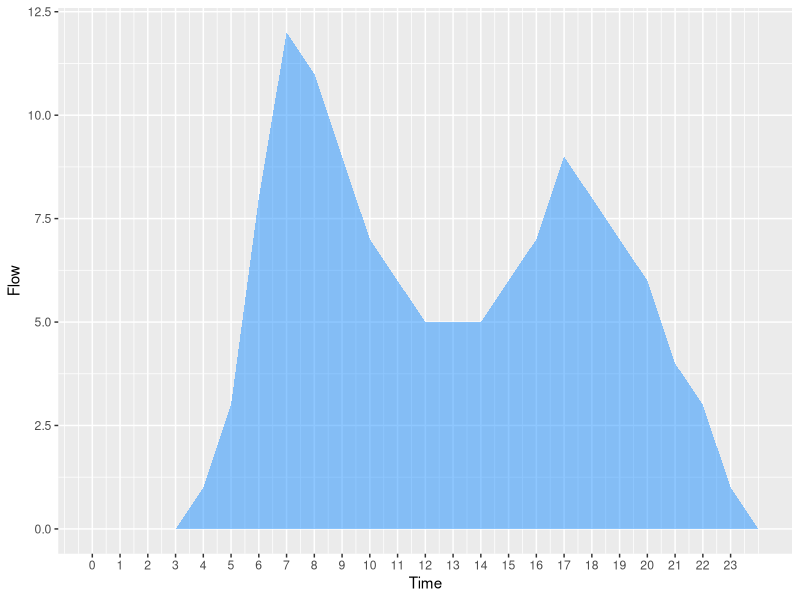
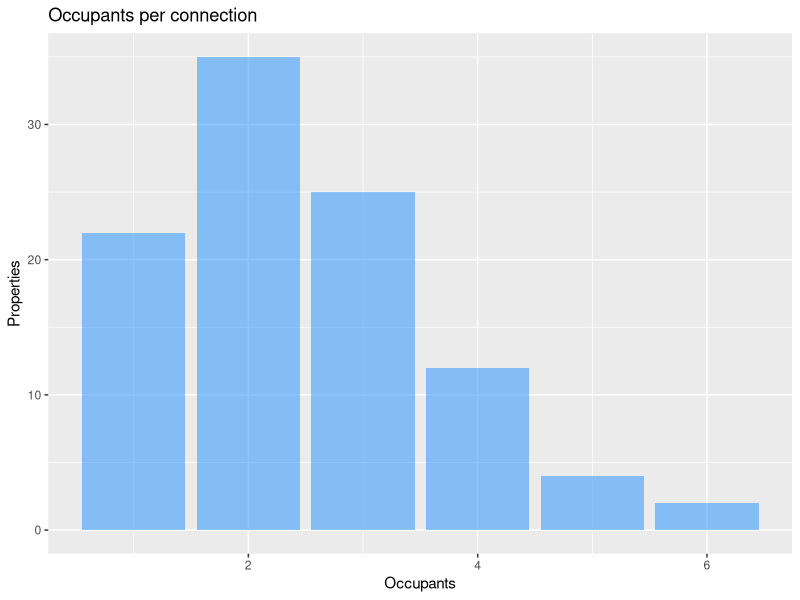
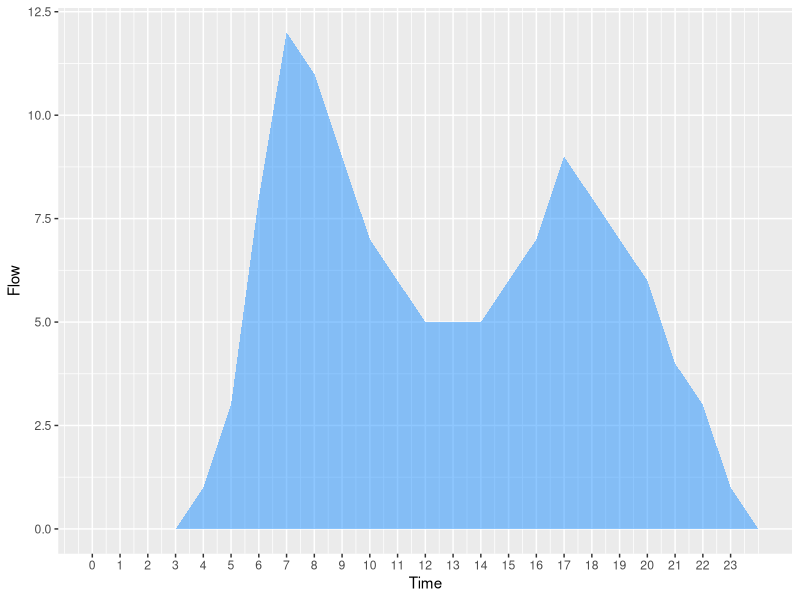
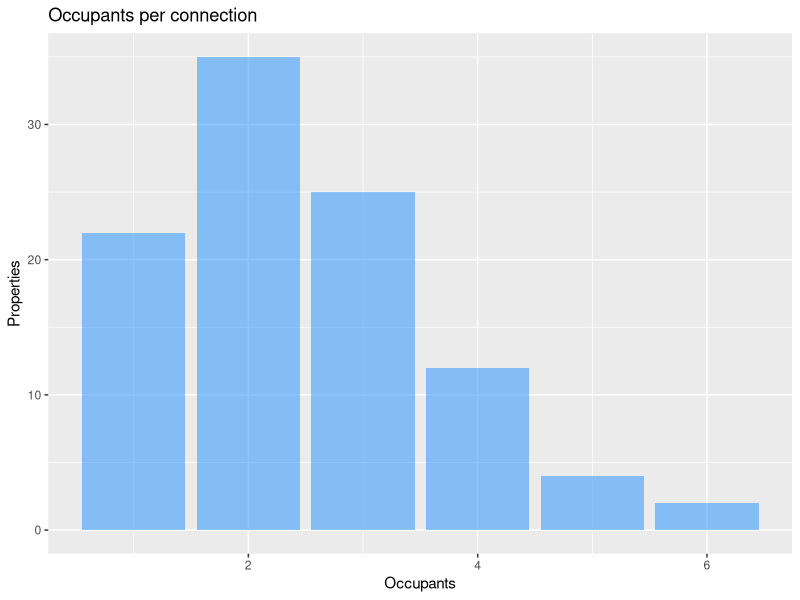

The R script that drew these images, in order: (Note: this script raises an error after producing the figures.)
## Digital Metering Simulation

## Libraries
library(tidyverse)

## Boundary conditions
n <- 100 # Number of simulated meters
d <- 366 # Number of days to simulate
s <- as.POSIXct("2069-12-09", tz = "Australia/Melbourne") # Start of simulation

set.seed(2069) # Seed random number generator for reproducibility
rtu <- paste0("RTU", sample(1E6:2E6, n, replace = FALSE)) # 6-digit id
offset <- sample(0:3599, n, replace = TRUE) # Unique Random offset for each RTU

## Generic Diurnal Curve
diurnal <- tibble(Time = 0:24,
                  Flow = round(c(1.36, 1.085, 0.98, 1.05, 1.58, 3.87,
                                 9.37, 13.3, 12.1, 10.3, 8.44, 7.04,
                                 6.11, 5.68, 5.58, 6.67, 8.32, 10.0,
                                 9.37, 7.73, 6.59, 5.18, 3.55, 2.11, 1)) - 1)

ggplot(diurnal, aes(Time, Flow)) + 
    geom_area(fill = "dodgerblue", alpha = 0.5) +
    scale_x_continuous(breaks = 0:23) + 
    scale_y_continuous()
    labs(title = "Model diurnal curve",
         subtitle = "Liters per person per hour",
         y = "Flow [L/h/p]")
ggsave("manuscript/resources/session7/model-diurnal.png", width = 8, height = 6)

## Occupants
set.seed(123)
occupants <- rpois(n, 1.5) + 1 # Number of occupants per connection
as.tibble(occupants) %>%
  ggplot(aes(occupants)) + geom_bar(fill = "dodgerblue", alpha = 0.5) + 
  labs(title = "Occupants per connection",
       x = "Occupants", y = "Properties")
ggsave("manuscript/resources/session7/occupants.png", width = 8, height = 6)

# Leak simulation
set.seed(456)
leaks <- rbinom(n, 1, prob = .1) * sample(10:50, n, replace = TRUE)
tibble(DevEUI = rtu, Leak = leaks) %>%
    filter(Leak > 0)

# Digital metering data simulation
sim <- matrix(ncol = 3, nrow = 24 * n * d)
colnames(sim) <- c("DevEUI", "TimeStampAST", "Count")

for (i in 1:n) {
    r <- ((i - 1) * 24 * d + 1):(i * 24 * d)
    sim[r, 1] <- rep(rtu[i], each = (24 * d))
    sim[r, 2] <- seq.POSIXt(s, by = "hour", length.out = 24 * d) + offset[i]
    sim[r, 3] <- round(cumsum((rep(diurnal$Flow * occupants[i], d) + leaks[i]) *
                                      runif(24 * d, 0.9, 1.1) / 5))
} 

sim

meter_reads <- as.tibble(sim)

## MISSING DATA POINTS

## Initialise temp variable
meter_reads <- mutate(meter_reads, remove = 0)

## Define faulty RTUs (2% of fleet)
set.seed(123)
faulty <- rtu[rbinom(n, 1, prob = 0.02) == 1]
meter_reads$remove[meter_reads$DevEUI %in% faulty] <- rbinom(sum(meter_reads$DevEUI %in% faulty), 1, prob = .95)

## Data loss
missing <- sample(1:(nrow(meter_reads) - 5), 0.01 * nrow(meter_reads))
for (m in missing){
  meter_reads[m:(m + sample(1:5, 1)), "remove"] <- 1
}

## Remove data points
meter_reads <- filter(meter_reads, remove == 0) %>%
  select(-remove)

## Store data
write.csv(meter_reads, "Hydroinformatics/DigitalMetering/meter_reads.csv", row.names = FALSE)

## Visualise
filter(meter_reads, DevEUI %in% rtu[2]) %>%
  mutate(TimeStampAEST = as.POSIXct(format(TimeStampUTC, 
                                           tz = "Australia/Melbourne"))) %>%
  filter(TimeStampAEST >= as.POSIXct("2020-02-06") & 
         TimeStampAEST <= as.POSIXct("2020-02-08")) %>%
  arrange(DevEUI, TimeStampAEST) %>% 
  ggplot(aes(x = TimeStampAEST, y = Count, colour = factor(DevEUI)))  + 
    geom_line() + geom_point() 

ggsave("Hydroinformatics/DigitalMetering/consumption.png", dpi = 300)



